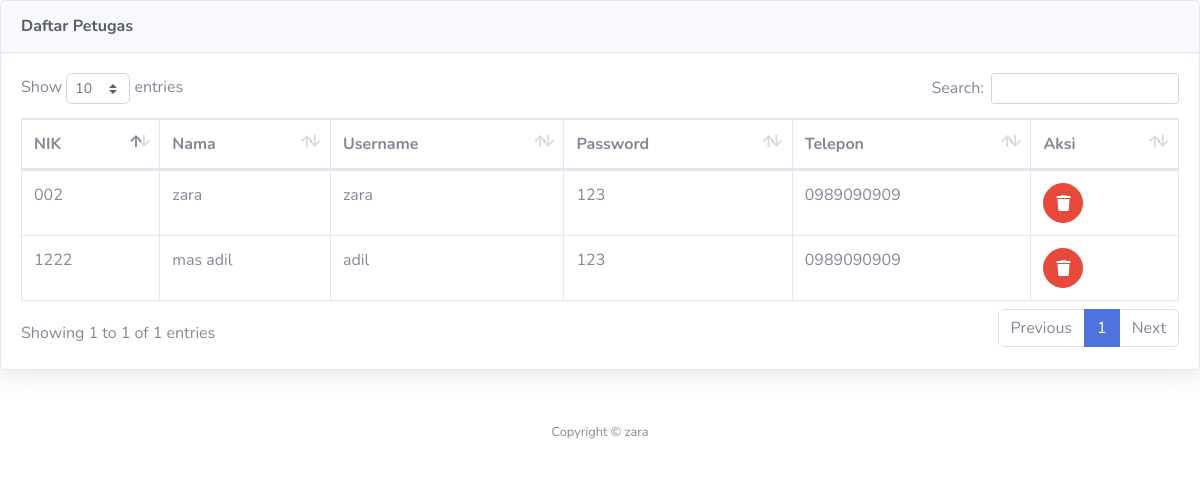
The app's page /pengaduanmasyarakat/admin/lihat_masyarakat.php with its own data.
### tables this page shows
CREATE TABLE `masyarakat` (
  `nik` varchar(16) NOT NULL,
  `nama` varchar(35) NOT NULL,
  `username` varchar(25) NOT NULL,
  `password` varchar(32) NOT NULL,
  `telp` varchar(13) NOT NULL
);

### pengaduanmasyarakat/admin/lihat_masyarakat.php (the view, shortened to what this page needs)
<!DOCTYPE html>
<html lang="en">
<head>
  <link href="../vendor/fontawesome-free/css/all.min.css" rel="stylesheet" type="text/css">
  <link href="../css/sb-admin-2.min.css" rel="stylesheet">
  <link href="../vendor/datatables/dataTables.bootstrap4.min.css" rel="stylesheet">
</head>
<body id="page-top">
          <div class="card shadow mb-4">
            <div class="card-header py-3">
              <h6 class="m-0 font-weight-bold text-dark">Daftar Petugas</h6>
            </div>
            <div class="card-body">
              <div class="table-responsive">
                <table class="table table-bordered" id="dataTable" width="100%" cellspacing="0">
                  <thead>
                    <tr>
                      <th>NIK</th>
                      <th>Nama</th>
                      <th>Username</th>
                      <th>Password</th>
                      <th>Telepon</th>
                      <th>Aksi</th>
                    </tr>
                  </thead>
                  <?php
                  require '../koneksi.php';
                  $sql=mysqli_query($conn,"select * from masyarakat");
                  while ($data=mysqli_fetch_array($sql)) {
                  ?>
                  <tbody>
                    <tr>
                      <td><?php echo $data['nik']; ?></td>
                      <td><?php echo $data['nama']; ?></td>
                      <td><?php echo $data['username']; ?></td>
                      <td><?php echo $data['password']; ?></td>
                      <td><?php echo $data['telp']; ?></td>
                      <td>
                        <a href="delete_masyarakat.php?nik=<?php echo $data['nik']; ?>" class="btn btn-danger btn-circle " onclick="return confirm('Apakah yakin?')">
                          <i class="fa fa-trash"></i>
                        </a>
                      </td>
                    </tr>
                  </tbody>
                <?php } ?>
                </table>
              </div>
            </div>
          </div>
      <footer class="sticky-footer bg-white">
        <div class="container my-auto">
          <div class="copyright text-center my-auto">
            <span>Copyright &copy; zara</span>
          </div>
        </div>
      </footer>
</body>
</html>

### records on screen
masyarakat: nik "002", nama "zara", username "zara", password "123", telp "0989090909"
masyarakat: nik "1222", nama "mas adil", username "adil", password "123", telp "0989090909"
